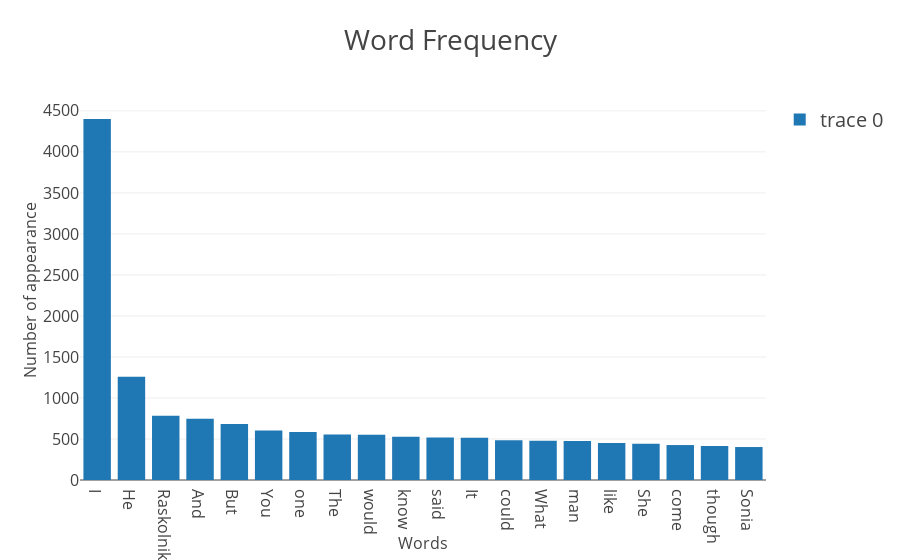

Write notebook code for a chart like this one.
### Code cell
data = [go.Bar(
            x=df.word,
            y=df.frequency
    )]

layout = go.Layout(showlegend=True, title="Word Frequency", font=dict(size=Chart_Title_Font_Size),
                   yaxis=dict(title='Number of appearance', titlefont=dict(size=yaxis_font_size)
                              , tickfont=dict(size=yaxis_font_size)), 
                   xaxis=dict(title='Words', titlefont=dict(size=xaxis_font_size)
                              , tickfont=dict(size=yaxis_font_size))
                  )

# py.iplot(data, filename='basic-bar')
fig = go.Figure(data=data, layout=layout)
iplot(fig, filename='')
figs.append(fig)

### Figure 1 — Plotly figure (JSON) as saved in the notebook; plotly's stock layout.template omitted (floating-point values rounded to 4 significant figures)
{"data": [{"type": "bar", "x": ["I", "He", "Raskolnikov", "And", "But", "You", "one", "The", "would", "know", "said", "It", "could", "What", "man", "like", "She", "come", "though", "Sonia"], "y": [4401, 1259, 784, 747, 683, 602, 586, 554, 553, 528, 518, 515, 486, 477, 475, 451, 442, 426, 413, 402]}], "layout": {"font": {"size": 20}, "showlegend": true, "title": "Word Frequency", "xaxis": {"tickfont": {"size": 16}, "title": "Words", "titlefont": {"size": 16}}, "yaxis": {"tickfont": {"size": 16}, "title": "Number of appearance", "titlefont": {"size": 16}}}}
